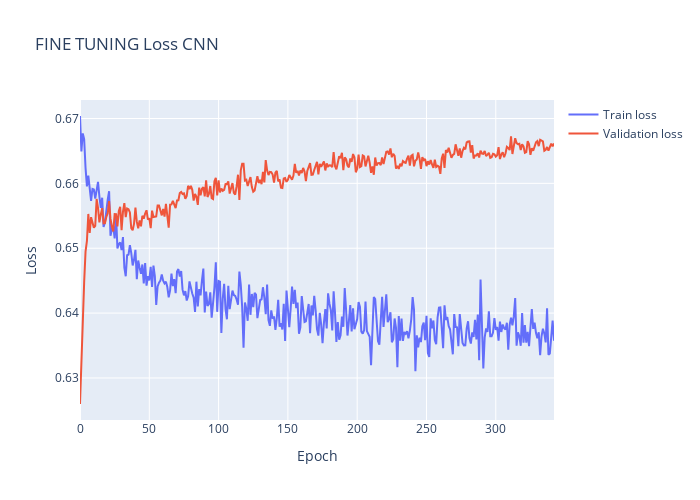

Write notebook code for a chart like this one.
### Code cell
#PLOT HISTORY
plt.clf()
fig = go.Figure()
fig.add_trace(go.Scatter(
                    y=history.history['loss'],
                    name='Train loss'))
fig.add_trace(go.Scatter(
                    y=history.history['val_loss'],
                    name='Validation loss'))
fig.update_layout(height=500, 
                  width=700,
                  title='FINE TUNING Loss CNN',
                  xaxis_title='Epoch',
                  yaxis_title='Loss')
fig.show()
plotly_plot(fig, filename=str(Path(graphPath / Path("NY_FINE_TUNING_single_image_per_patient_training_loss.html"))), auto_open=False)
fig = go.Figure()
fig.add_trace(go.Scatter(
                    y=history.history['accuracy'],
                    name='Train accuracy'))
fig.add_trace(go.Scatter(
                    y=history.history['val_accuracy'],
                    name='Validation accuracy'))

fig.update_layout(height=500, 
                  width=700,
                  title='FINE TUNING Accuracy CNN',
                  xaxis_title='Epoch',
                  yaxis_title='Accuracy')
fig.show()
plotly_plot(fig, filename=str(Path(graphPath / Path("NY_FINE_TUNING_single_image_per_patient_training_accuracy.html"))), auto_open=False)

### Figure 1 — Plotly figure (JSON) as saved in the notebook; plotly's stock layout.template omitted (floating-point values rounded to 4 significant figures; data arrays with more than 128 entries replaced by an {"elided": "..."} marker saying what was removed)
{"data": [{"name": "Train loss", "type": "scatter", "y": {"elided": "343 float values"}}, {"name": "Validation loss", "type": "scatter", "y": {"elided": "343 float values"}}], "layout": {"height": 500, "title": {"text": "FINE TUNING Loss CNN"}, "width": 700, "xaxis": {"title": {"text": "Epoch"}}, "yaxis": {"title": {"text": "Loss"}}}}
